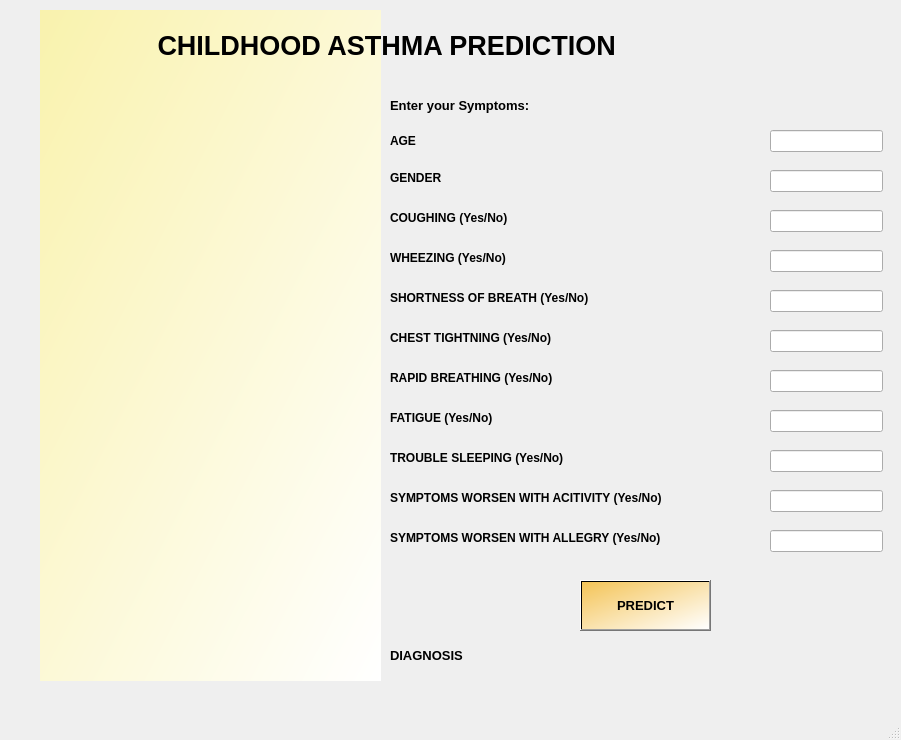
<?xml version="1.0" encoding="UTF-8"?>
<ui version="4.0">
 <class>MainWindow</class>
 <widget class="QMainWindow" name="MainWindow">
  <property name="geometry">
   <rect>
    <x>0</x>
    <y>0</y>
    <width>901</width>
    <height>740</height>
   </rect>
  </property>
  <property name="windowTitle">
   <string>MainWindow</string>
  </property>
  <widget class="QWidget" name="centralwidget">
   <widget class="QLabel" name="label">
    <property name="geometry">
     <rect>
      <x>380</x>
      <y>10</y>
      <width>511</width>
      <height>671</height>
     </rect>
    </property>
    <property name="styleSheet">
     <string notr="true">border-image: url(:/a1/asthama.jpg);</string>
    </property>
    <property name="text">
     <string/>
    </property>
   </widget>
   <widget class="QLabel" name="label_2">
    <property name="geometry">
     <rect>
      <x>40</x>
      <y>10</y>
      <width>341</width>
      <height>671</height>
     </rect>
    </property>
    <property name="styleSheet">
     <string notr="true">background-color: qlineargradient(spread:pad, x1:0, y1:0, x2:1, y2:1, stop:0 rgba(249, 242, 173, 255), stop:1 rgba(255, 255, 255, 255));</string>
    </property>
    <property name="text">
     <string/>
    </property>
   </widget>
   <widget class="QLabel" name="label_3">
    <property name="geometry">
     <rect>
      <x>150</x>
      <y>20</y>
      <width>621</width>
      <height>51</height>
     </rect>
    </property>
    <property name="font">
     <font>
      <pointsize>20</pointsize>
      <weight>75</weight>
      <bold>true</bold>
     </font>
    </property>
    <property name="text">
     <string> CHILDHOOD ASTHMA PREDICTION </string>
    </property>
   </widget>
   <widget class="QLabel" name="label_4">
    <property name="geometry">
     <rect>
      <x>390</x>
      <y>90</y>
      <width>411</width>
      <height>31</height>
     </rect>
    </property>
    <property name="font">
     <font>
      <pointsize>10</pointsize>
      <weight>75</weight>
      <bold>true</bold>
     </font>
    </property>
    <property name="text">
     <string>Enter your Symptoms:</string>
    </property>
   </widget>
   <widget class="QLabel" name="label_5">
    <property name="geometry">
     <rect>
      <x>60</x>
      <y>90</y>
      <width>131</width>
      <height>131</height>
     </rect>
    </property>
    <property name="styleSheet">
     <string notr="true">border-image: url(:/s1/s1.jpg);</string>
    </property>
    <property name="text">
     <string/>
    </property>
   </widget>
   <widget class="QLabel" name="label_6">
    <property name="geometry">
     <rect>
      <x>60</x>
      <y>280</y>
      <width>121</width>
      <height>121</height>
     </rect>
    </property>
    <property name="styleSheet">
     <string notr="true">border-image: url(:/s5/s6.jpg);</string>
    </property>
    <property name="text">
     <string/>
    </property>
   </widget>
   <widget class="QLabel" name="label_7">
    <property name="geometry">
     <rect>
      <x>210</x>
      <y>170</y>
      <width>131</width>
      <height>131</height>
     </rect>
    </property>
    <property name="styleSheet">
     <string notr="true">border-image: url(:/s2/s2.jpg);</string>
    </property>
    <property name="text">
     <string/>
    </property>
   </widget>
   <widget class="QLabel" name="label_8">
    <property name="geometry">
     <rect>
      <x>210</x>
      <y>360</y>
      <width>131</width>
      <height>131</height>
     </rect>
    </property>
    <property name="styleSheet">
     <string notr="true">border-image: url(:/s6/s7.jpg);</string>
    </property>
    <property name="text">
     <string/>
    </property>
   </widget>
   <widget class="QLabel" name="label_9">
    <property name="geometry">
     <rect>
      <x>60</x>
      <y>460</y>
      <width>121</width>
      <height>121</height>
     </rect>
    </property>
    <property name="styleSheet">
     <string notr="true">border-image: url(:/s3/s3.jpg);</string>
    </property>
    <property name="text">
     <string/>
    </property>
   </widget>
   <widget class="QLabel" name="label_10">
    <property name="geometry">
     <rect>
      <x>210</x>
      <y>550</y>
      <width>131</width>
      <height>121</height>
     </rect>
    </property>
    <property name="styleSheet">
     <string notr="true">border-image: url(:/newPrefix/s5.jpg);</string>
    </property>
    <property name="text">
     <string/>
    </property>
   </widget>
   <widget class="QLabel" name="age_label">
    <property name="geometry">
     <rect>
      <x>390</x>
      <y>130</y>
      <width>141</width>
      <height>21</height>
     </rect>
    </property>
    <property name="font">
     <font>
      <pointsize>9</pointsize>
      <weight>75</weight>
      <bold>true</bold>
     </font>
    </property>
    <property name="text">
     <string>AGE</string>
    </property>
   </widget>
   <widget class="QLabel" name="gender_label">
    <property name="geometry">
     <rect>
      <x>390</x>
      <y>170</y>
      <width>71</width>
      <height>16</height>
     </rect>
    </property>
    <property name="font">
     <font>
      <pointsize>9</pointsize>
      <weight>75</weight>
      <bold>true</bold>
     </font>
    </property>
    <property name="text">
     <string>GENDER</string>
    </property>
   </widget>
   <widget class="QLabel" name="coughing_label">
    <property name="geometry">
     <rect>
      <x>390</x>
      <y>210</y>
      <width>181</width>
      <height>16</height>
     </rect>
    </property>
    <property name="font">
     <font>
      <pointsize>9</pointsize>
      <weight>75</weight>
      <bold>true</bold>
     </font>
    </property>
    <property name="text">
     <string>COUGHING (Yes/No)</string>
    </property>
   </widget>
   <widget class="QLabel" name="wheezing_label">
    <property name="geometry">
     <rect>
      <x>390</x>
      <y>250</y>
      <width>171</width>
      <height>16</height>
     </rect>
    </property>
    <property name="font">
     <font>
      <pointsize>9</pointsize>
      <weight>75</weight>
      <bold>true</bold>
     </font>
    </property>
    <property name="text">
     <string>WHEEZING (Yes/No)</string>
    </property>
   </widget>
   <widget class="QLabel" name="shortnessofbreath_label">
    <property name="geometry">
     <rect>
      <x>390</x>
      <y>290</y>
      <width>271</width>
      <height>16</height>
     </rect>
    </property>
    <property name="font">
     <font>
      <pointsize>9</pointsize>
      <weight>75</weight>
      <bold>true</bold>
     </font>
    </property>
    <property name="text">
     <string>SHORTNESS OF BREATH (Yes/No)</string>
    </property>
   </widget>
   <widget class="QLabel" name="chesttightning_label">
    <property name="geometry">
     <rect>
      <x>390</x>
      <y>330</y>
      <width>231</width>
      <height>16</height>
     </rect>
    </property>
    <property name="font">
     <font>
      <pointsize>9</pointsize>
      <weight>75</weight>
      <bold>true</bold>
     </font>
    </property>
    <property name="text">
     <string>CHEST TIGHTNING (Yes/No)</string>
    </property>
   </widget>
   <widget class="QLabel" name="rapidbreathing_label">
    <property name="geometry">
     <rect>
      <x>390</x>
      <y>370</y>
      <width>231</width>
      <height>16</height>
     </rect>
    </property>
    <property name="font">
     <font>
      <pointsize>9</pointsize>
      <weight>75</weight>
      <bold>true</bold>
     </font>
    </property>
    <property name="text">
     <string>RAPID BREATHING (Yes/No)</string>
    </property>
   </widget>
   <widget class="QLabel" name="fatigue_label">
    <property name="geometry">
     <rect>
      <x>390</x>
      <y>410</y>
      <width>151</width>
      <height>16</height>
     </rect>
    </property>
    <property name="font">
     <font>
      <pointsize>9</pointsize>
      <weight>75</weight>
      <bold>true</bold>
     </font>
    </property>
    <property name="text">
     <string>FATIGUE (Yes/No)</string>
    </property>
   </widget>
   <widget class="QLabel" name="troublesleeping_label">
    <property name="geometry">
     <rect>
      <x>390</x>
      <y>450</y>
      <width>241</width>
      <height>16</height>
     </rect>
    </property>
    <property name="font">
     <font>
      <pointsize>9</pointsize>
      <weight>75</weight>
      <bold>true</bold>
     </font>
    </property>
    <property name="text">
     <string>TROUBLE SLEEPING (Yes/No)</string>
    </property>
   </widget>
   <widget class="QLabel" name="symworsenactivity_label">
    <property name="geometry">
     <rect>
      <x>390</x>
      <y>490</y>
      <width>371</width>
      <height>16</height>
     </rect>
    </property>
    <property name="font">
     <font>
      <pointsize>9</pointsize>
      <weight>75</weight>
      <bold>true</bold>
     </font>
    </property>
    <property name="text">
     <string>SYMPTOMS WORSEN WITH ACITIVITY (Yes/No)</string>
    </property>
   </widget>
   <widget class="QLabel" name="symworsenallegry_label">
    <property name="geometry">
     <rect>
      <x>390</x>
      <y>530</y>
      <width>361</width>
      <height>16</height>
     </rect>
    </property>
    <property name="font">
     <font>
      <pointsize>9</pointsize>
      <weight>75</weight>
      <bold>true</bold>
     </font>
    </property>
    <property name="text">
     <string>SYMPTOMS WORSEN WITH ALLEGRY (Yes/No)</string>
    </property>
   </widget>
   <widget class="QPushButton" name="predict_button">
    <property name="geometry">
     <rect>
      <x>580</x>
      <y>580</y>
      <width>131</width>
      <height>51</height>
     </rect>
    </property>
    <property name="font">
     <font>
      <pointsize>10</pointsize>
      <weight>75</weight>
      <bold>true</bold>
     </font>
    </property>
    <property name="styleSheet">
     <string notr="true">background-color: qlineargradient(spread:pad, x1:0, y1:0, x2:1, y2:1, stop:0 rgba(244, 196, 87, 255), stop:1 rgba(255, 255, 255, 255));</string>
    </property>
    <property name="text">
     <string>PREDICT</string>
    </property>
   </widget>
   <widget class="QLabel" name="diagosis_label">
    <property name="geometry">
     <rect>
      <x>390</x>
      <y>640</y>
      <width>401</width>
      <height>31</height>
     </rect>
    </property>
    <property name="font">
     <font>
      <pointsize>10</pointsize>
      <weight>75</weight>
      <bold>true</bold>
     </font>
    </property>
    <property name="text">
     <string>DIAGNOSIS</string>
    </property>
   </widget>
   <widget class="QLineEdit" name="age_input">
    <property name="geometry">
     <rect>
      <x>770</x>
      <y>130</y>
      <width>113</width>
      <height>22</height>
     </rect>
    </property>
   </widget>
   <widget class="QLineEdit" name="gender_input">
    <property name="geometry">
     <rect>
      <x>770</x>
      <y>170</y>
      <width>113</width>
      <height>22</height>
     </rect>
    </property>
   </widget>
   <widget class="QLineEdit" name="coughing_input">
    <property name="geometry">
     <rect>
      <x>770</x>
      <y>210</y>
      <width>113</width>
      <height>22</height>
     </rect>
    </property>
   </widget>
   <widget class="QLineEdit" name="wheezing_input">
    <property name="geometry">
     <rect>
      <x>770</x>
      <y>250</y>
      <width>113</width>
      <height>22</height>
     </rect>
    </property>
   </widget>
   <widget class="QLineEdit" name="shortnessofbreath_input">
    <property name="geometry">
     <rect>
      <x>770</x>
      <y>290</y>
      <width>113</width>
      <height>22</height>
     </rect>
    </property>
   </widget>
   <widget class="QLineEdit" name="chesttightning_input">
    <property name="geometry">
     <rect>
      <x>770</x>
      <y>330</y>
      <width>113</width>
      <height>22</height>
     </rect>
    </property>
   </widget>
   <widget class="QLineEdit" name="rapidbreathing_input">
    <property name="geometry">
     <rect>
      <x>770</x>
      <y>370</y>
      <width>113</width>
      <height>22</height>
     </rect>
    </property>
   </widget>
   <widget class="QLineEdit" name="fatigue_input">
    <property name="geometry">
     <rect>
      <x>770</x>
      <y>410</y>
      <width>113</width>
      <height>22</height>
     </rect>
    </property>
   </widget>
   <widget class="QLineEdit" name="troublesleeping_input">
    <property name="geometry">
     <rect>
      <x>770</x>
      <y>450</y>
      <width>113</width>
      <height>22</height>
     </rect>
    </property>
   </widget>
   <widget class="QLineEdit" name="symworsenactivity_input">
    <property name="geometry">
     <rect>
      <x>770</x>
      <y>490</y>
      <width>113</width>
      <height>22</height>
     </rect>
    </property>
   </widget>
   <widget class="QLineEdit" name="symworsenallegry_input">
    <property name="geometry">
     <rect>
      <x>770</x>
      <y>530</y>
      <width>113</width>
      <height>22</height>
     </rect>
    </property>
   </widget>
  </widget>
  <widget class="QMenuBar" name="menubar">
   <property name="geometry">
    <rect>
     <x>0</x>
     <y>0</y>
     <width>901</width>
     <height>26</height>
    </rect>
   </property>
  </widget>
  <widget class="QStatusBar" name="statusbar"/>
 </widget>
 <resources>
  <include location="asthma_images/s6.qrc"/>
  <include location="asthma_images/s5.qrc"/>
  <include location="asthma_images/a1.qrc"/>
  <include location="asthma_images/s4.qrc"/>
  <include location="asthma_images/s3.qrc"/>
  <include location="asthma_images/s2.qrc"/>
  <include location="asthma_images/s1.qrc"/>
 </resources>
 <connections/>
</ui>
